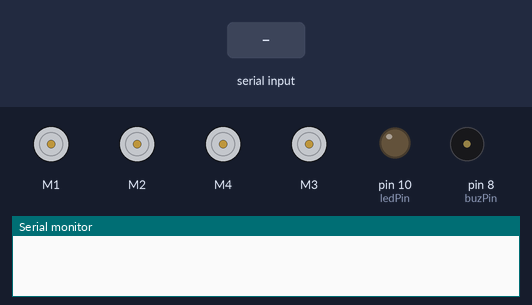
Bench run of a sketch on a simulated Arduino Uno, built with avr-gcc and run on an emulated ATmega328P. On the bench: 4 × DC motor (green arrow = forward, orange = backward, longer = faster), output pins drawn as LEDs (lit = HIGH), buzzer (waves = sounding, pin HIGH), the last lines printed to the serial monitor. The inputs (shaded band) are chosen by the test bench.

Above: at 1.2 s.
1.3 s: "Y" received over Serial
At 1.73 s:
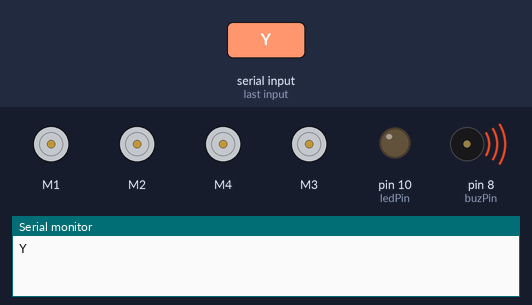
3.3 s: byte 88 ('X') received over Serial
At 4.5 s:
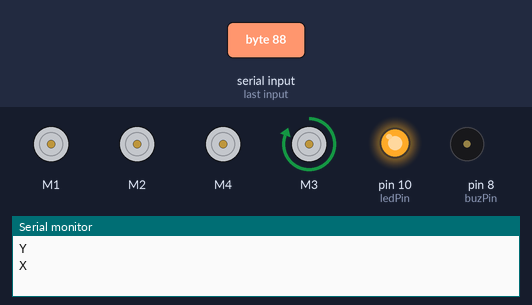
4.8 s: "F" received over Serial
At 5.9 s:
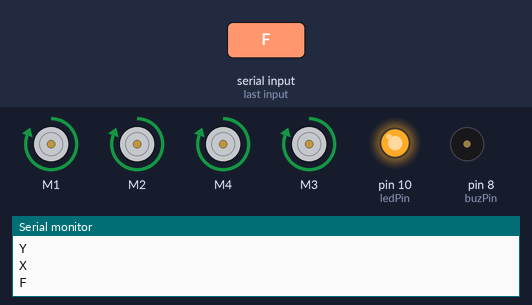
6.3 s: byte 120 ('x') received over Serial
At 7.0 s:
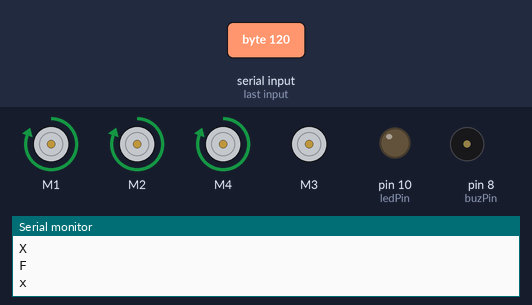
7.8 s: byte 49 ('1') received over Serial
At 8.1 s:
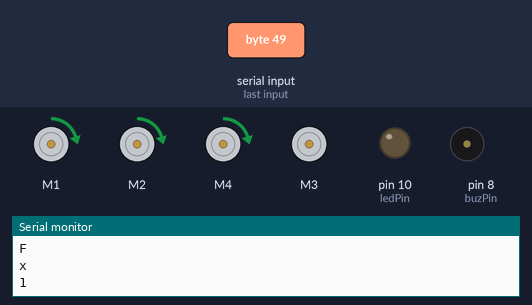
9.3 s: byte 50 ('2') received over Serial
At 10.5 s:
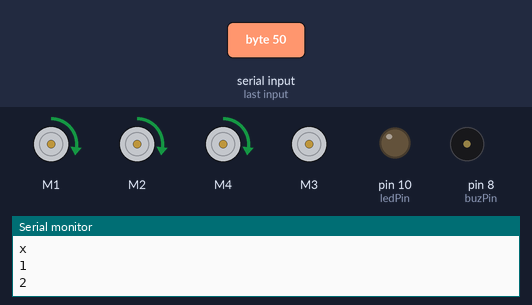
Timing chart, 0 to 11.8 s (numbered marks = the images above; inputs shaded):
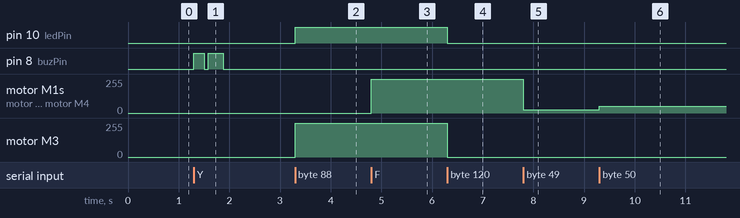

The sketch:

BLUETOOTH_CAR.ino
```cpp
#include <AFMotor.h>  // Librería para controlar motores con el shield Adafruit Motor Shield (L293D/L298N compatible)

// Objetos que representan motores conectados a los puertos M1, M2, M3, M4 del shield
AF_DCMotor MotorSupIzq(1);    // M1 - Motor superior izquierdo
AF_DCMotor MotorInferior(2);  // M2 - Motores inferiores (izquierdo y derecho)
AF_DCMotor MotorAgua(3);      // M3 - Motor de bomba de agua
AF_DCMotor MotorSupDer(4);    // M4 - Motor superior derecho

const int buzPin = 8;   // Pin digital 8 → buzzer (PB0 en ATmega328P)
const int ledPin = 10;  // Pin digital 10 → LED (PB2 en ATmega328P)
int valSpeed = 255;     // Velocidad predeterminada de los motores (máximo)

void setup() {
  Serial.begin(9600);  // Inicializa comunicación serial para recibir comandos

  // 🧠 Ensamblador AVR: configurar pines como salida usando SBI (Set Bit in I/O Register)
  // DDRB = Data Direction Register para el puerto B
  // sbi DDRB, 0 → establece PB0 (pin 8) como salida
  // sbi DDRB, 2 → establece PB2 (pin 10) como salida
  asm volatile(
    "sbi %[ddrb], 0\n"
    "sbi %[ddrb], 2\n"
    :
    : [ddrb] "I" (_SFR_IO_ADDR(DDRB))  // Dirección del registro DDRB
  );

  // Establecer velocidad a todos los motores (255 es velocidad máxima)
  MotorSupIzq.setSpeed(valSpeed);
  MotorInferior.setSpeed(valSpeed);
  MotorSupDer.setSpeed(valSpeed);
  MotorAgua.setSpeed(255);  // Bomba de agua siempre a máxima velocidad

  // Dejar los motores en estado RELEASE (sin movimiento al iniciar)
  MotorSupIzq.run(RELEASE);
  MotorInferior.run(RELEASE);
  MotorSupDer.run(RELEASE);
  MotorAgua.run(RELEASE);
}

void loop() {
  while (Serial.available() > 0) {
    char command = Serial.read();     // Leer el carácter enviado por Serial
    Serial.println(command);          // Mostrar el comando recibido (debug)

    switch (command) {
      // 🚗 Comandos de movimiento

      case 'F':   // Avanzar
        SetSpeed(valSpeed);
        MotorSupIzq.run(FORWARD);
        MotorSupDer.run(FORWARD);
        MotorInferior.run(FORWARD);
        break;

      case 'B':   // Retroceder
        SetSpeed(valSpeed);
        MotorSupIzq.run(BACKWARD);
        MotorSupDer.run(BACKWARD);
        MotorInferior.run(BACKWARD);
        break;

      case 'R':   // Girar a la derecha
        SetSpeed(valSpeed);
        MotorSupIzq.run(FORWARD);
        MotorSupDer.run(BACKWARD);
        MotorInferior.run(FORWARD);
        break;

      case 'L':   // Girar a la izquierda
        SetSpeed(valSpeed);
        MotorSupIzq.run(BACKWARD);
        MotorSupDer.run(FORWARD);
        MotorInferior.run(BACKWARD);
        break;

      case 'G':   // Adelante izquierda (marcha más suave de ese lado)
        MotorSupIzq.setSpeed(valSpeed / 4);
        MotorInferior.setSpeed(valSpeed / 4);
        MotorSupIzq.run(FORWARD);
        MotorSupDer.run(FORWARD);
        MotorInferior.run(FORWARD);
        break;

      case 'H':   // Adelante derecha
        MotorSupDer.setSpeed(valSpeed / 4);
        MotorSupIzq.run(FORWARD);
        MotorSupDer.run(FORWARD);
        MotorInferior.run(FORWARD);
        break;

      case 'I':   // Atrás izquierda
        MotorSupIzq.setSpeed(valSpeed / 4);
        MotorInferior.setSpeed(valSpeed / 4);
        MotorSupIzq.run(BACKWARD);
        MotorSupDer.run(BACKWARD);
        MotorInferior.run(BACKWARD);
        break;

      case 'J':   // Atrás derecha
        MotorSupDer.setSpeed(valSpeed / 4);
        MotorSupIzq.run(BACKWARD);
        MotorSupDer.run(BACKWARD);
        MotorInferior.run(BACKWARD);
        break;

      case 'S':   // Detener todos los motores
        MotorSupIzq.run(RELEASE);
        MotorSupDer.run(RELEASE);
        MotorInferior.run(RELEASE);
        break;

      // 🔊 Claxon con asm AVR
      case 'Y':
        // Encender buzzer
        asm volatile("sbi %[port], %[pin]" :: [port] "I" (_SFR_IO_ADDR(PORTB)), [pin] "I" (0));
        delay(200);
        asm volatile("cbi %[port], %[pin]" :: [port] "I" (_SFR_IO_ADDR(PORTB)), [pin] "I" (0));
        delay(80);
        asm volatile("sbi %[port], %[pin]" :: [port] "I" (_SFR_IO_ADDR(PORTB)), [pin] "I" (0));
        delay(300);
        asm volatile("cbi %[port], %[pin]" :: [port] "I" (_SFR_IO_ADDR(PORTB)), [pin] "I" (0));
        break;

      // 💡 Encender luces y motor de agua (ensamblador)
      case 'X':
        // LED ON usando ensamblador
        asm volatile("sbi %[port], %[pin]" :: [port] "I" (_SFR_IO_ADDR(PORTB)), [pin] "I" (2));
        MotorAgua.run(FORWARD);
        break;

      // 🔌 Apagar luces y motor de agua
      case 'x':
        // LED OFF con ensamblador
        asm volatile("cbi %[port], %[pin]" :: [port] "I" (_SFR_IO_ADDR(PORTB)), [pin] "I" (2));
        MotorAgua.run(RELEASE);
        break;

      // 🎚 Cambiar velocidad con teclas 0–9
      case '0': SetSpeed(0); break;
      case '1': SetSpeed(25); break;
      case '2': SetSpeed(50); break;
      case '3': SetSpeed(75); break;
      case '4': SetSpeed(100); break;
      case '5': SetSpeed(125); break;
      case '6': SetSpeed(150); break;
      case '7': SetSpeed(175); break;
      case '8': SetSpeed(200); break;
      case '9': SetSpeed(255); break;
    }
  }
}

// 🎯 Función para aplicar velocidad a todos los motores
void SetSpeed(int val) {
  // Ensamblador opcional: mueve valor a registro r24
  asm volatile(
    "mov r24, %[vel]\n"
    :
    : [vel] "r" (val)
    : "r24"
  );

  valSpeed = val;
  MotorSupIzq.setSpeed(val);
  MotorSupDer.setSpeed(val);
  MotorInferior.setSpeed(val);
}
```

Measured:
- after the input at 1.3 s, pin 8 (buzPin): LOW → HIGH at once, → LOW 0.20 s later, → HIGH 0.08 s later, → LOW 0.30 s later
- after the input at 3.3 s, pin 10 (ledPin): LOW → HIGH at once; motor M3: stopped → forward 255/255 at once
- after the input at 4.8 s, motor M1, motor M2, motor M4: stopped → forward 255/255 at once
- after the input at 6.3 s, pin 10 (ledPin): HIGH → LOW at once; motor M3: forward 255/255 → stopped at once
- after the input at 7.8 s, motor M1, motor M2, motor M4: forward 255/255 → forward 25/255 at once
- after the input at 9.3 s, motor M1, motor M2, motor M4: forward 25/255 → forward 50/255 at once
